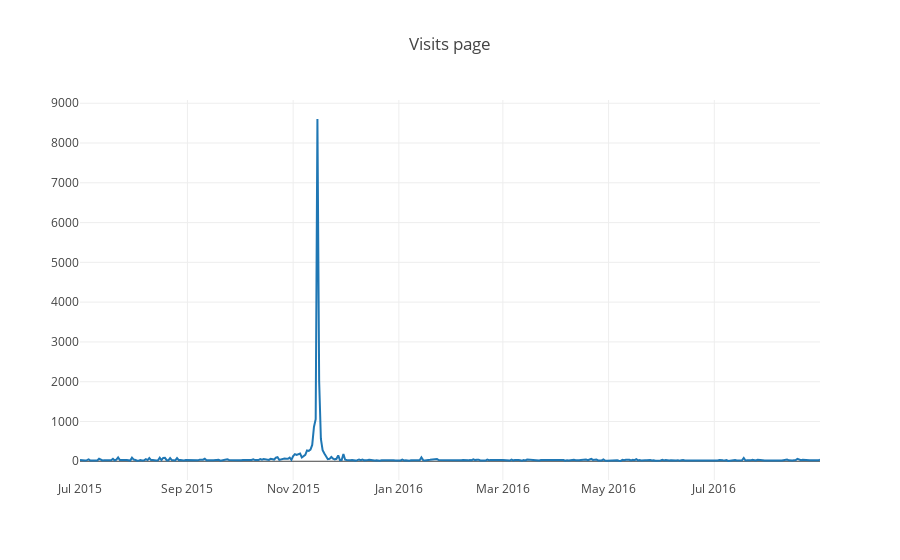

Notebook cell for this chart:
### Code cell
from plotly import __version__
from plotly.offline import download_plotlyjs, init_notebook_mode, plot, iplot
from plotly import graph_objs as go

init_notebook_mode(connected = True)

n_pages = 1
dates = train.set_index('Page').T
pages = dates.columns[:n_pages]
data = []
for page in pages :
    trace = go.Scatter(
            x = dates.index,
            y = dates[page],
            name = page)
    data.append(trace)

layout = go.Layout(title='Visits page ')
fig = dict(data = data, layout = layout )
iplot(fig, show_link=False)

### Figure 1 — Plotly figure (JSON) as saved in the notebook; plotly's stock layout.template omitted (floating-point values rounded to 4 significant figures; data arrays with more than 128 entries replaced by an {"elided": "..."} marker saying what was removed)
{"data": [{"name": "15._November_de.wikipedia.org_desktop_all-agents", "type": "scatter", "x": {"elided": "428 str values"}, "y": {"elided": "428 int values"}}], "layout": {"title": "Visits page "}}
